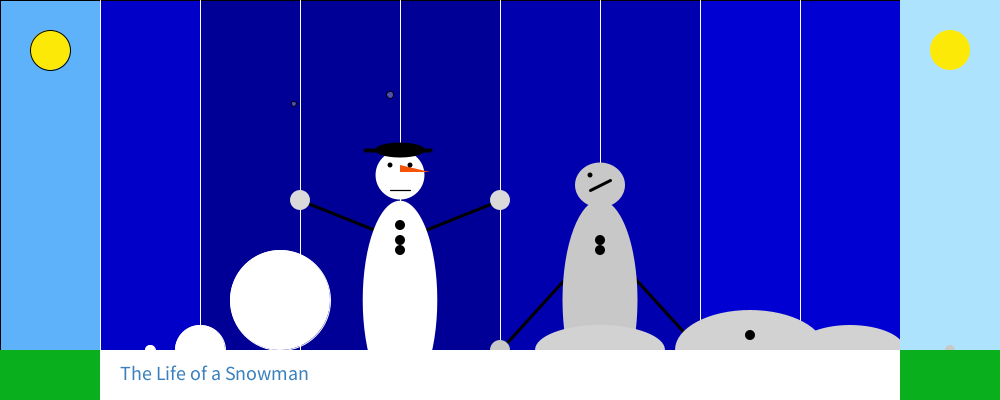
Frame 1 (no input)
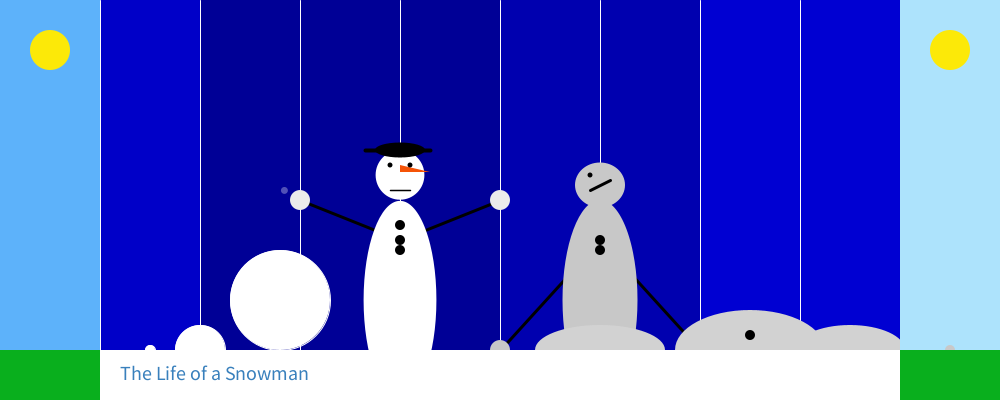
Frame 60 (the mouse pressed at the canvas centre just before this capture)
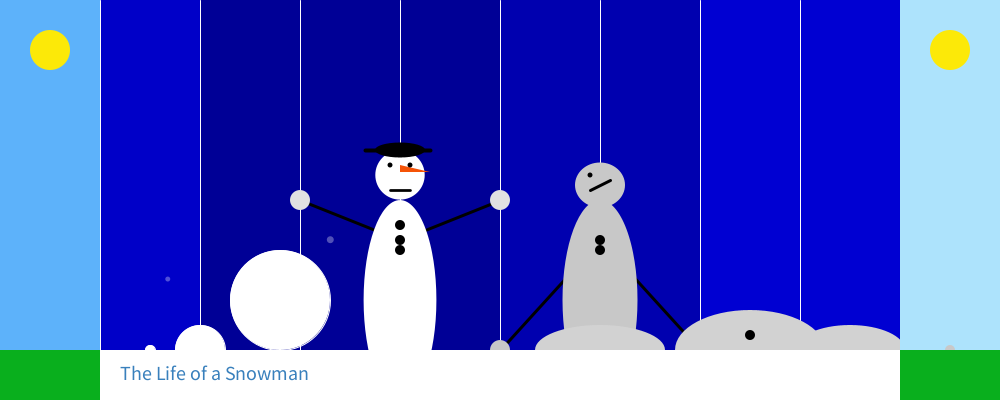
Frame 120 (the mouse held since frame 60 and released just before this capture)

The Processing sketch that drew these frames (run headless with seeded random() and noise(); from frame 60 on, the mouse is pressed at the canvas centre):

// Processing sketch: processing_180604
// ── processing_180604.pde

float manxPos = 400;
float manyPos = 300;

float nmanxPos = 600;
float nmanyPos = 300;

float moonx = 0;
float moonup = 100;
float moondown = 1;

void setup ()
{
  size (1000,400);
  frameRate (10);
}

void draw ()
{
  
background (255);
//halfdarksky
fill (0,0,200);
rect (100,0,100,height);
//darksky
fill  (0,0,150);
rect (200,0, 700, height);
//lightersky
fill (0,0,175);
rect (500,0,400, height);
//nearlylight
fill (0,0,210);
rect (700,0,200,height);
//moon
fill (150);
ellipse (moonx,moonup,30,30);

if (moonup < 50)
{
  moonup =  50 - moondown;
}

//lightsky
fill (#5DB2FA);
rect (0,0,100,height);

//sun 
fill (#FCE908);
ellipse (50, 50, 40,40);

//grass
fill (#09AF1D);
rect (0, 350, 100,100);

//fallingsnow
fill (255,80);
ellipse ((random (100,400)), (random (0,400)),5,5);
ellipse ((random (200,400)), (random (0,400)),7,7);

//frames
stroke(255);
strokeWeight (1);
line (100,0,100,height);
line (200,0,200, height);
line (300,0,300,height);
line (400,0,400,height);
line (500,0,500, height);
line (600, 0, 600,height);
line (700,0,700,height);
line (800,0,800, height);
line (900, 0, 900,height);

//snowballs
fill (255);
//first
ellipse (150,350,10,10);
ellipse (200,350, 50,50);
ellipse (280,300, 100,100);

//snowman0ne
//arms
strokeWeight (3);
stroke (0);
line (manxPos,manyPos -60,manxPos - 100,manyPos -100);
line(manxPos, manyPos -60, manxPos + 100, manyPos -100);

noStroke();
fill (255);
//body
ellipse (manxPos, manyPos, (random (72,75)),(random (198,200)));
//head
ellipse (manxPos, manyPos -125, (random (48,50)),(random (48,50)));
//nose
fill (#F55307);
triangle (manxPos, manyPos -128,manxPos +30, manyPos -128, manxPos, manyPos -135);
//eyes
fill (0);
ellipse(manxPos - 10,manyPos -135,5,5); 
ellipse(manxPos +10,manyPos - 135, 5,5);
//buttons
ellipse (manxPos, manyPos - 50,10,10);
ellipse (manxPos,manyPos -75,10,10);
ellipse (manxPos, manyPos - 60,10,10);
//hands
fill (random (200,255));
ellipse (manxPos+100, manyPos - 100,20,20);
ellipse (manxPos -100,manyPos -100,20,20);
//mouth
strokeWeight ((random (1,3)));
stroke(0);
line (manxPos -10,manyPos -110,manxPos +10,manyPos  -110);

//hat
stroke (0);
strokeWeight (4);
line (365,150, 430, 150);
noStroke ();

fill (0);
ellipse (400,150,50,15);

//snowmantwo
//arms
strokeWeight (3);
stroke (0);
line (nmanxPos,manyPos -60,nmanxPos - 100,350);
line(nmanxPos, manyPos -60, nmanxPos + 100, 350);

noStroke();
fill (200);
//body
ellipse (nmanxPos, manyPos, 75,200);
//head
ellipse (nmanxPos, manyPos - 115, 50,45);

//eyes
fill (0);
ellipse(nmanxPos - 10,manyPos -125,5,5); 

//buttons
ellipse (nmanxPos, manyPos - 50,10,10);

ellipse (nmanxPos, manyPos - 60,10,10);
//hands
fill (200);
ellipse (nmanxPos+100, 350,20,20);
ellipse (nmanxPos -100,350,20,20);
//mouth
strokeWeight (3);
stroke(0);
line (nmanxPos -10,manyPos -110,nmanxPos +10,manyPos - 120);

//deadsnow
noStroke ();
fill (210);
ellipse (600, 350, 130,50);
ellipse (750, 350, 150,80);
ellipse (850, 350, 110,50);
//eyeball
fill (0);
ellipse (750,335,10,10);

//lyingsnow
fill (255);
rect (100,350, 800,100);

//grass
fill (#09AF1D);
rect (0, 350, 100,100);

fill (#ADE3FC);
rect (900,0,1000,400);

//sunnysky
//sun 
fill (#FCE908);
ellipse (950, 50, 40,40);

//last snowball
fill (200);
ellipse (950,350,10,10);

//grass
fill (#09AF1D);
rect (900, 350, 100,100);

textSize (20);
fill (#3980BC);
text ("The Life of a Snowman", 120,380);

moonup = moonup - 0.1;
moonx = moonx + 0.5;
 
}
 void keyPressed() 
  {
  save("snowmanlife.png");
  }
